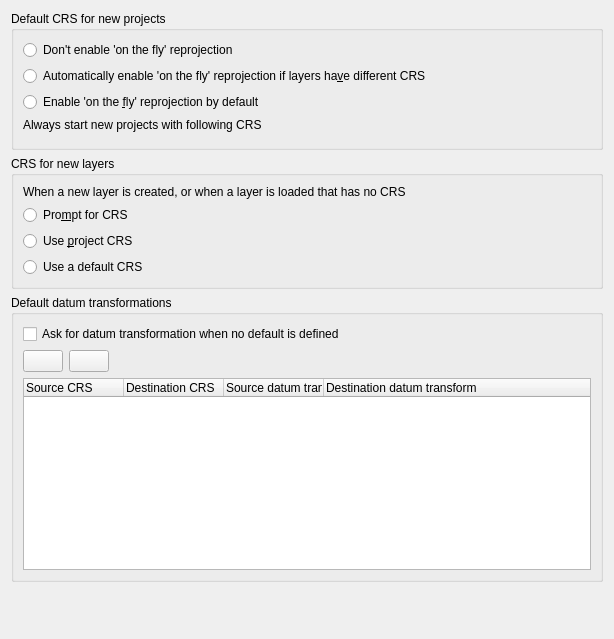
             <widget class="QWidget" name="mOptionsScrollAreaContents_08">
              <property name="geometry">
               <rect>
                <x>0</x>
                <y>0</y>
                <width>614</width>
                <height>639</height>
               </rect>
              </property>
              <layout class="QGridLayout" name="gridLayout_15">
               <item row="5" column="0">
                <spacer name="verticalSpacer">
                 <property name="orientation">
                  <enum>Qt::Vertical</enum>
                 </property>
                 <property name="sizeHint" stdset="0">
                  <size>
                   <width>20</width>
                   <height>40</height>
                  </size>
                 </property>
                </spacer>
               </item>
               <item row="2" column="0">
                <widget class="QgsCollapsibleGroupBox" name="grpProjectionBehaviour">
                 <property name="title">
                  <string>CRS for new layers</string>
                 </property>
                 <layout class="QGridLayout" name="gridLayout_14" columnstretch="0,1">
                  <item row="0" column="0" colspan="2">
                   <widget class="QLabel" name="label_8">
                    <property name="sizePolicy">
                     <sizepolicy hsizetype="Preferred" vsizetype="Maximum">
                      <horstretch>0</horstretch>
                      <verstretch>0</verstretch>
                     </sizepolicy>
                    </property>
                    <property name="text">
                     <string>When a new layer is created, or when a layer is loaded that has no CRS</string>
                    </property>
                    <property name="wordWrap">
                     <bool>true</bool>
                    </property>
                   </widget>
                  </item>
                  <item row="1" column="0">
                   <widget class="QRadioButton" name="radPromptForProjection">
                    <property name="text">
                     <string>Pro&amp;mpt for CRS</string>
                    </property>
                   </widget>
                  </item>
                  <item row="2" column="0">
                   <widget class="QRadioButton" name="radUseProjectProjection">
                    <property name="text">
                     <string>Use &amp;project CRS</string>
                    </property>
                   </widget>
                  </item>
                  <item row="3" column="0">
                   <widget class="QRadioButton" name="radUseGlobalProjection">
                    <property name="text">
                     <string>Use a default CRS</string>
                    </property>
                   </widget>
                  </item>
                  <item row="3" column="1">
                   <widget class="QgsProjectionSelectionWidget" name="leLayerGlobalCrs" native="true">
                    <property name="enabled">
                     <bool>false</bool>
                    </property>
                    <property name="focusPolicy">
                     <enum>Qt::StrongFocus</enum>
                    </property>
                   </widget>
                  </item>
                 </layout>
                </widget>
               </item>
               <item row="1" column="0">
                <widget class="QgsCollapsibleGroupBox" name="grpOtfTransform">
                 <property name="title">
                  <string>Default CRS for new projects</string>
                 </property>
                 <layout class="QGridLayout" name="gridLayout_16" columnstretch="0,1">
                  <item row="0" column="0">
                   <widget class="QRadioButton" name="radOtfNone">
                    <property name="text">
                     <string>Don't enable 'on the fly' reprojection</string>
                    </property>
                   </widget>
                  </item>
                  <item row="0" column="1">
                   <spacer name="horizontalSpacer_43">
                    <property name="orientation">
                     <enum>Qt::Horizontal</enum>
                    </property>
                    <property name="sizeHint" stdset="0">
                     <size>
                      <width>40</width>
                      <height>20</height>
                     </size>
                    </property>
                   </spacer>
                  </item>
                  <item row="1" column="0">
                   <widget class="QRadioButton" name="radOtfAuto">
                    <property name="whatsThis">
                     <string>Automatically enable 'on the fly' reprojection if CRS of a new added layer differ from CRS of layer(s) already present. CRS of present layer(s) will be used.</string>
                    </property>
                    <property name="text">
                     <string>Automatically enable 'on the fly' reprojection if layers ha&amp;ve different CRS</string>
                    </property>
                   </widget>
                  </item>
                  <item row="2" column="0">
                   <widget class="QRadioButton" name="radOtfTransform">
                    <property name="text">
                     <string>Enable 'on the &amp;fly' reprojection by default</string>
                    </property>
                   </widget>
                  </item>
                  <item row="3" column="0">
                   <widget class="QLabel" name="label_16">
                    <property name="text">
                     <string>Always start new projects with following CRS</string>
                    </property>
                   </widget>
                  </item>
                  <item row="4" column="0" colspan="2">
                   <widget class="QgsProjectionSelectionWidget" name="leProjectGlobalCrs" native="true">
                    <property name="focusPolicy">
                     <enum>Qt::StrongFocus</enum>
                    </property>
                   </widget>
                  </item>
                 </layout>
                </widget>
               </item>
               <item row="3" column="0" rowspan="2">
                <widget class="QgsCollapsibleGroupBox" name="mDefaultDatumTransformGroupBox">
                 <property name="title">
                  <string>Default datum transformations</string>
                 </property>
                 <layout class="QGridLayout" name="gridLayout_10">
                  <item row="1" column="0">
                   <layout class="QHBoxLayout" name="horizontalLayout_38">
                    <item>
                     <widget class="QPushButton" name="mAddDefaultTransformButton">
                      <property name="text">
                       <string/>
                      </property>
                      <property name="icon">
                       <iconset resource="../../images/images.qrc">
                        <normaloff>:/images/themes/default/symbologyAdd.png</normaloff>:/images/themes/default/symbologyAdd.png</iconset>
                      </property>
                     </widget>
                    </item>
                    <item>
                     <widget class="QPushButton" name="mRemoveDefaultTransformButton">
                      <property name="text">
                       <string/>
                      </property>
                      <property name="icon">
                       <iconset resource="../../images/images.qrc">
                        <normaloff>:/images/themes/default/symbologyRemove.png</normaloff>:/images/themes/default/symbologyRemove.png</iconset>
                      </property>
                     </widget>
                    </item>
                    <item>
                     <spacer name="horizontalSpacer_38">
                      <property name="orientation">
                       <enum>Qt::Horizontal</enum>
                      </property>
                      <property name="sizeHint" stdset="0">
                       <size>
                        <width>568</width>
                        <height>20</height>
                       </size>
                      </property>
                     </spacer>
                    </item>
                   </layout>
                  </item>
                  <item row="2" column="0">
                   <widget class="QTreeWidget" name="mDefaultDatumTransformTreeWidget">
                    <column>
                     <property name="text">
                      <string>Source CRS</string>
                     </property>
                    </column>
                    <column>
                     <property name="text">
                      <string>Destination CRS</string>
                     </property>
                    </column>
                    <column>
                     <property name="text">
                      <string>Source datum transform</string>
                     </property>
                    </column>
                    <column>
                     <property name="text">
                      <string>Destination datum transform</string>
                     </property>
                    </column>
                   </widget>
                  </item>
                  <item row="0" column="0">
                   <widget class="QCheckBox" name="chkShowDatumTransformDialog">
                    <property name="text">
                     <string>Ask for datum transformation when no default is defined</string>
                    </property>
                   </widget>
                  </item>
                 </layout>
                </widget>
               </item>
              </layout>
             </widget>
